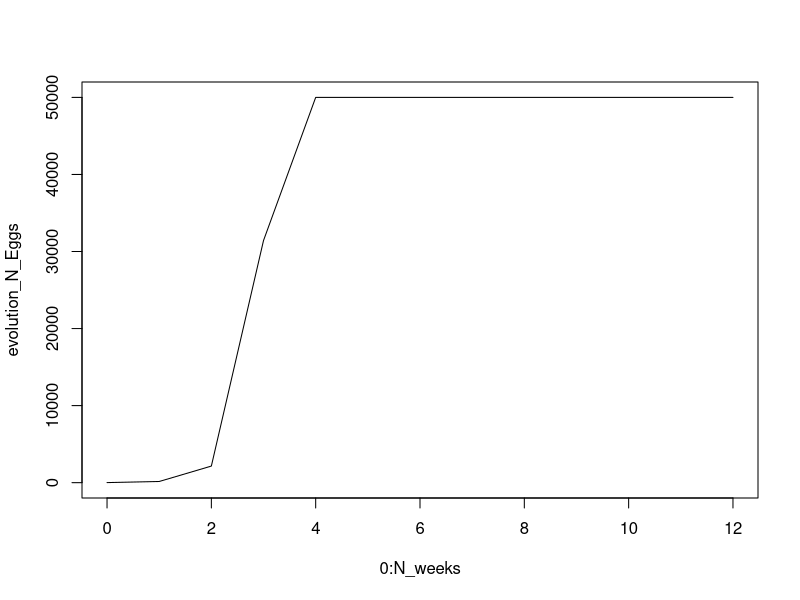
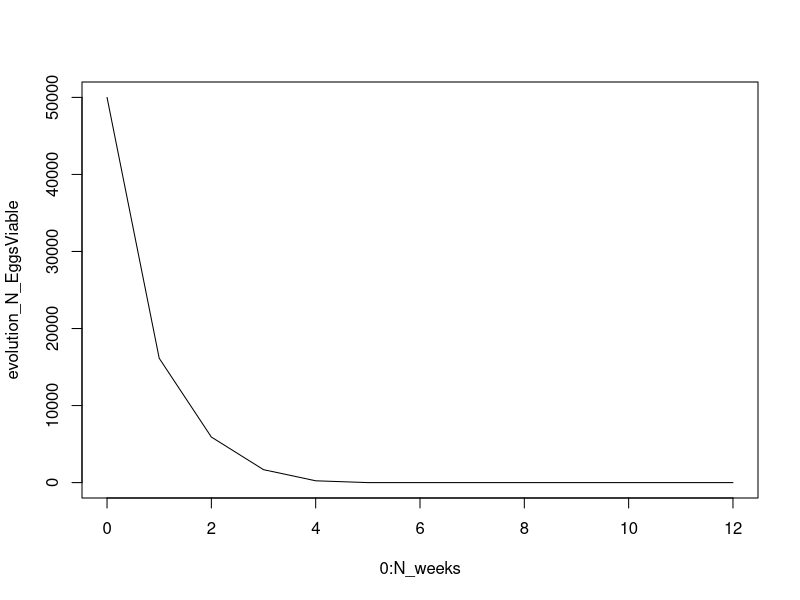

These charts were generated, in order, by the following R code:
Capacity_eggs = 50000 ### max capacity
N_0 = 10
Mean_eggs = 30 

N_weeks = 12; 
mortality = 0.01

#----------------------------------------Aucun contrôle -------------------------------------- 

#########################" Au début
N_Eggs = N_0

evolution_N_Eggs <- c(N_Eggs)
###############################" Evolution du nombre  

for (week in 1:N_weeks){
  # mortalité pendant le développemment de larves 
  N_Eggs <- rbinom(1,N_Eggs,1-mortality) 

  # 50 / 50 deviennent male ou female 
  N_Female <-  rbinom(1,N_Eggs,0.5)  
  N_Male <- N_Eggs - N_Female

  # Mortalité à l'age adulte: 
  N_Female <-  rbinom(1,N_Female,1-mortality)  
  N_Male <- rbinom(1,N_Male,1-mortality)  

  
  # Accouplement et ponte 
  N_Eggs_new = 0 
  for (i in 1:N_Female){
    if(N_Male>0){
      N_Eggs_new <- N_Eggs_new + rpois(1,Mean_eggs)
      N_Male = N_Male-1 
    }
  }
  if(N_Eggs_new > Capacity_eggs){N_Eggs=Capacity_eggs}else{N_Eggs = N_Eggs_new}
  evolution_N_Eggs <- c(evolution_N_Eggs,N_Eggs)
  print(c(N_Eggs))
  
}

plot(0:N_weeks,evolution_N_Eggs,type='l')


#---------------------------------------- Avec lâcher -------------------------------------- 

#########################" Au début
N_EggsViable = Capacity_eggs
N_EggsSterile <- 0 
evolution_N_EggsViable <- c(N_EggsViable)
N_Male_sterile_lacher  = 50000
###############################" Evolution du nombre  

for (week in 1:N_weeks){
  
  # mortalité pendant le développemment de larves 
  N_EggsViable <- rbinom(1,N_EggsViable,1-mortality) 
  
  # 50 / 50 deviennent male ou female 
  N_Female <-  rbinom(1,N_EggsViable,0.5)  
  N_Male <- N_EggsViable - N_Female
  N_EggsViable = 0 
  
  # Mortalité à l'age adulte: 
  N_Female <-  rbinom(1,N_Female,1-mortality)  
  N_Male <- rbinom(1,N_Male,1-mortality)  
  
  ## lacher de mâles stériles
  N_Male_sterile <- N_Male_sterile_lacher
  
  # Accouplement avec mâle normal ou mâle stérile  et  ponte 

  
  for (i in 1:N_Female){
    ### elle choisit un mâle 
    if((N_Male+ N_Male_sterile)>0){
      pMale <- N_Male / (N_Male+ N_Male_sterile)
      Male_i <- sample(c('Male','MaleSterile'),1,prob = c(pMale,1-pMale))
      if (Male_i=='Male'){
        N_EggsViable <- N_EggsViable + rpois(1,Mean_eggs)
        N_Male <- N_Male - 1 
      }else{
        N_EggsSterile<- N_EggsSterile + rpois(1,Mean_eggs)
        N_Male_sterile <- N_Male_sterile-1
      }
    }
  }
  if((N_EggsViable + N_EggsSterile) > Capacity_eggs){
    pop_Eggs <- c(rep("Fertile",N_EggsViable ), rep("Sterile",N_EggsSterile))
    pop_Eggs <- sample(pop_Eggs,Capacity_eggs,replace  = FALSE)
    N_EggsViable <- sum(pop_Eggs=="Fertile")
    N_EggsSterile <- sum(pop_Eggs=="Sterile")
  }
  evolution_N_EggsViable <- c(evolution_N_EggsViable,N_EggsViable)
  print(c(N_EggsViable))
  
}

plot(0:N_weeks,evolution_N_EggsViable,type='l',ylim=c(0,50000))
